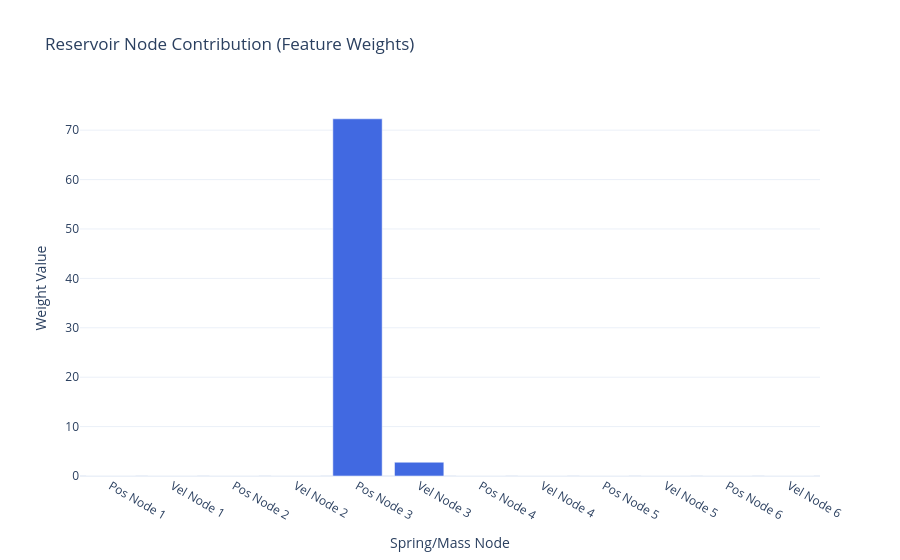
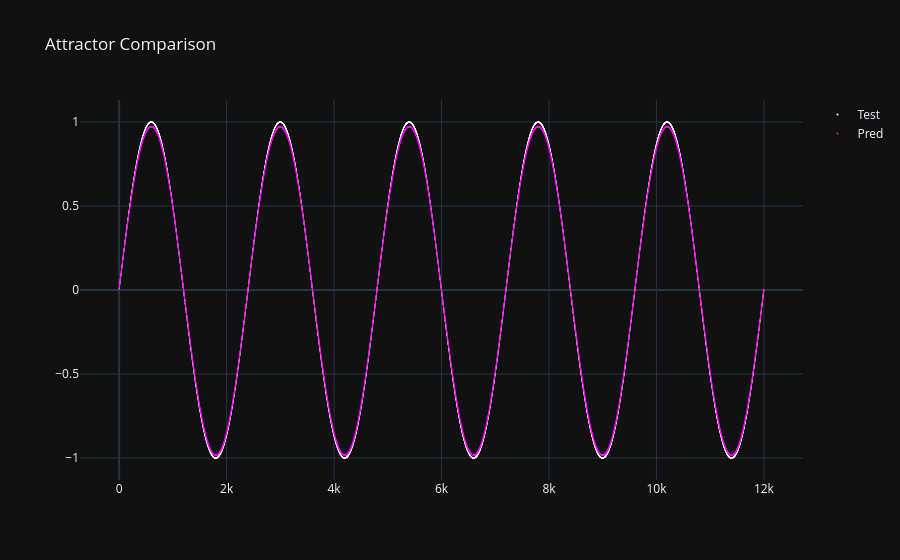
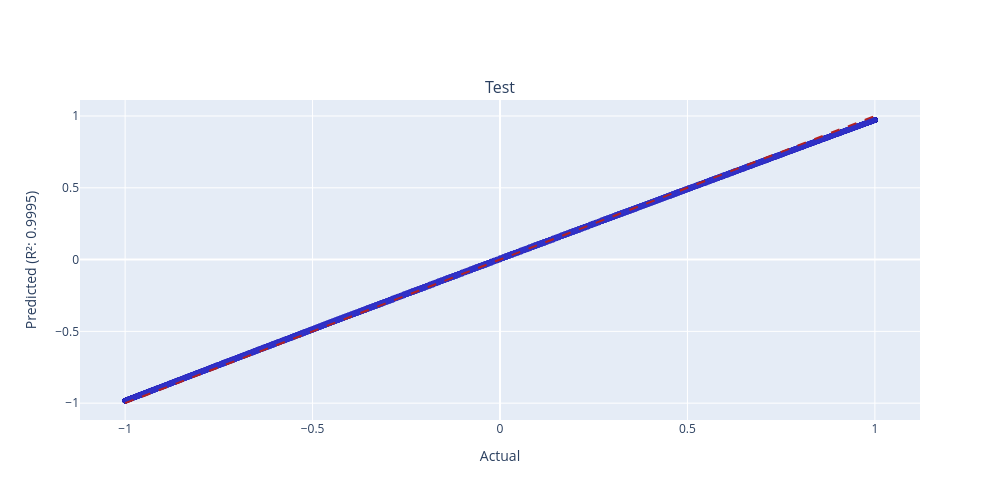

The cell these charts' notebook holds for them, in order:
### Code cell
weight_plot(model.coef_).show()
scatter_plot([Y_test, Y_pred]).show()
r_2_plots_grid(Y_test, Y_pred, ["Test", "Pred"]).show()

### Figure 1 — Plotly figure (JSON) as saved in the notebook; plotly's stock layout.template omitted (floating-point values rounded to 4 significant figures)
{"data": [{"marker": {"color": ["royalblue", "royalblue", "royalblue", "royalblue", "royalblue", "royalblue", "royalblue", "royalblue", "royalblue", "royalblue", "royalblue", "royalblue"]}, "type": "bar", "x": ["Pos Node 1", "Vel Node 1", "Pos Node 2", "Vel Node 2", "Pos Node 3", "Vel Node 3", "Pos Node 4", "Vel Node 4", "Pos Node 5", "Vel Node 5", "Pos Node 6", "Vel Node 6"], "y": [0.0, 0.0, 0.0, 0.0, 72.3, 2.786, 0.0, 0.0, 0.0, 0.0, 0.0, 0.0]}], "layout": {"title": {"text": "Reservoir Node Contribution (Feature Weights)"}, "xaxis": {"title": {"text": "Spring/Mass Node"}}, "yaxis": {"title": {"text": "Weight Value"}}}}

### Figure 2 — Plotly figure (JSON) as saved in the notebook; plotly's stock layout.template omitted (floating-point values rounded to 4 significant figures; data arrays with more than 128 entries replaced by an {"elided": "..."} marker saying what was removed)
{"data": [{"marker": {"color": "white", "size": 1}, "mode": "markers", "name": "Test", "type": "scatter", "x": {"elided": "12000 int values"}, "y": {"elided": "12000 float values"}}, {"marker": {"color": "magenta", "size": 1}, "mode": "markers", "name": "Pred", "type": "scatter", "x": {"elided": "12000 int values"}, "y": {"elided": "12000 float values"}}], "layout": {"title": {"text": "Attractor Comparison"}}}

### Figure 3 — Plotly figure (JSON) as saved in the notebook; plotly's stock layout.template omitted (floating-point values rounded to 4 significant figures; data arrays with more than 128 entries replaced by an {"elided": "..."} marker saying what was removed)
{"data": [{"marker": {"color": "rgba(50, 50, 200, 0.5)", "size": 5}, "mode": "markers", "name": "Data", "type": "scatter", "x": {"elided": "12000 float values"}, "xaxis": "x", "y": {"elided": "12000 float values"}, "yaxis": "y"}, {"line": {"color": "firebrick", "dash": "dash"}, "mode": "lines", "name": "Ideal", "type": "scatter", "x": [-1, 1], "xaxis": "x", "y": [-1, 1], "yaxis": "y"}], "layout": {"annotations": [{"font": {"size": 16}, "showarrow": false, "text": "Test", "x": 0.5, "xanchor": "center", "xref": "paper", "y": 1, "yanchor": "bottom", "yref": "paper"}], "height": 500, "showlegend": false, "width": 1000, "xaxis": {"anchor": "y", "domain": [0, 1], "title": {"text": "Actual"}}, "yaxis": {"anchor": "x", "domain": [0, 1], "title": {"text": "Predicted (R²: 0.9995)"}}}}
